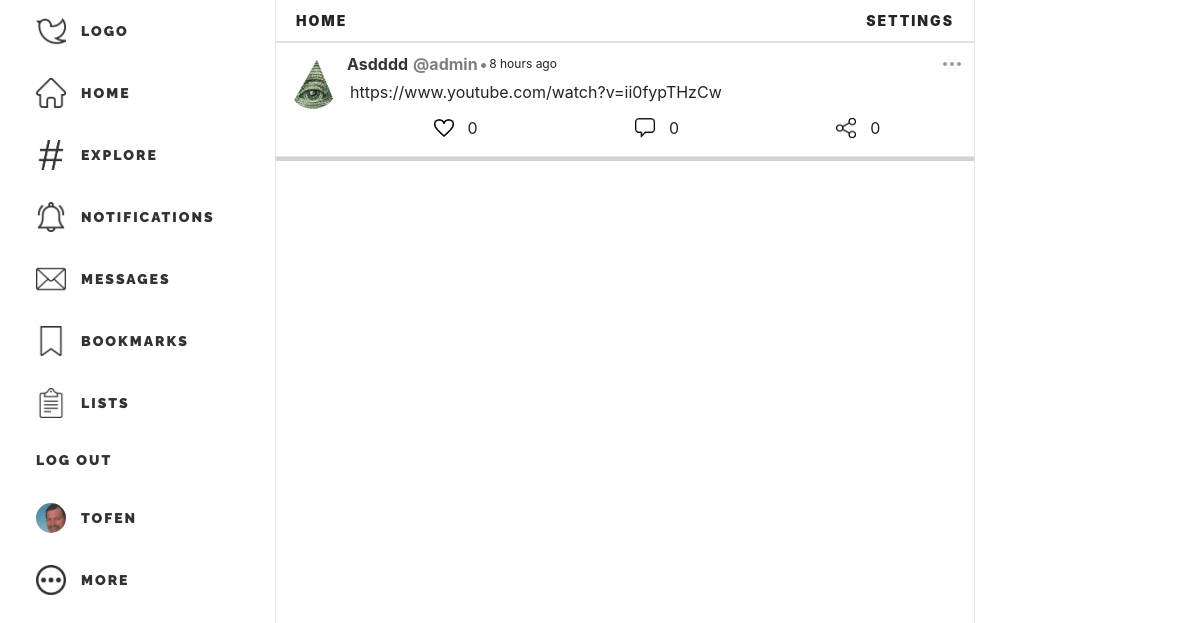
Screenshot of /post/detail/53/ (signed in) with the database file from the repository.
### users/models.py (models this page shows, shortened)
class Profile(models.Model):
    from django.core.validators import RegexValidator
    alphanumeric = RegexValidator(
        r'^[0-9a-zA-Z ]*$', 'Only alphanumeric characters are allowed.')
    letters = RegexValidator(r'^[a-zA-Z ]*$', 'Only letters are allowed.')
    user = models.OneToOneField(User, on_delete=models.CASCADE)
    join_timestamp = models.DateField()
    alias = models.CharField(max_length=50, blank=True,
                             validators=[alphanumeric])
    name = models.CharField(max_length=60, blank=True,
                            null=True, validators=[letters])
    profile_img = models.ImageField(
        default='default_profile_pic.jpg', upload_to='profile_pics')
    description = models.TextField(blank=True, max_length=300)
    following = models.ManyToManyField(
        User, related_name='followers', blank=True)

### post/models.py (models this page shows, shortened)
class Post(models.Model):
    content = models.TextField(max_length=300)
    author = models.ForeignKey(
        User, on_delete=models.CASCADE)
    timestamp = models.DateTimeField()
    parent = models.ForeignKey(
        'self', related_name='comments', on_delete=models.CASCADE, null=True, blank=True)
    likes = models.ManyToManyField(
        User, related_name='liked_posts', blank=True)
    snippet_length = 350
    def should_snippet(self):
        return len(self.content) > self.snippet_length

### post/views.py (the view)
# urls.py: path('detail/<int:pk>/', PostDetailView.as_view(), name='post_detail'),
class PostDetailView(DetailView):
    model = Post
    template_name = 'post/post_detail.html'
    def get_context_data(self, **kwargs):
        context = super(PostDetailView, self).get_context_data(**kwargs)
        post = self.object
        comments = Post.objects.filter(parent=kwargs.get('pk'))
        context['comments'] = comments
        return context

### post/templates/post/post_detail.html (shortened to what this page needs)
{% extends 'main/base.html' %}
{% load static %}
{% load crispy_forms_tags %}
{% load humanize %}
{% load js %}
{% block link%}
<link rel="stylesheet" href="{% static 'post/post_style.css'%}">
<link rel="stylesheet" href="{% static 'post/home_style.css'%}">
{% endblock%}
{% block content %}
<div id="posts" class="posts">
    {% include 'post/post_template.html' with post=post comments=comments user=user%}
{% endblock%}

### main/templates/main/base.html (shortened to what this page needs)
{% load static %}
<!DOCTYPE html>
<html lang="en">
<head>
    <link rel="stylesheet" href="https://stackpath.bootstrapcdn.com/bootstrap/4.4.1/css/bootstrap.min.css"
>
    <link rel="stylesheet" href="{% static 'main/base_style.css'%}">
    <link rel="stylesheet" href="{% static 'main/modal_style.css'%}">
    {% block link %}{% endblock %}
</head>
<body id="body">
    <nav class="nav-left">
        <div class="nav-left2">
            <ul class="links">
                <a href="/">
                    <li>
                        <div>
                            <img src="{% static 'main/images/twitter.png' %}" alt="twitter">
                            <p>Logo</p>
                        </div>
                    </li>
                </a>
                <a href="/">
                    <li>
                        <div>
                            <img src="{% static 'main/images/home.png' %}" alt="home">
                            <p>Home</p>
                        </div>
                    </li>
                </a>
                <a href="#">
                    <li>
                        <div>
                            <img src="{% static 'main/images/explore.png' %}" alt="explore">
                            <p>Explore</p>
                        </div>
                    </li>
                </a>
                <a href="#">
                    <li>
                        <div>
                            <img src="{% static 'main/images/notifications.png' %}" alt="notifications">
                            <p>Notifications</p>
                        </div>
                    </li>
                </a>
                <a href="#">
                    <li>
                        <div>
                            <img src="{% static 'main/images/messages.png' %}" alt="Messages">
                            <p>Messages</p>
                        </div>
                    </li>
                </a>
                <a href="#">
                    <li>
                        <div>
                            <img src="{% static 'main/images/bookmarks.png' %}" alt="Bookmarks">
                            <p>Bookmarks</p>
                        </div>
                    </li>
                </a>
                <a href="#">
                    <li>
                        <div>
                            <img src="{% static 'main/images/lists.png' %}" alt="Lists">
                            <p>Lists</p>
                        </div>
                    </li>
                </a>
                {% if user.is_authenticated %}
                <a href="{%url 'users:logout' %}">
                    <li>
                        <div>
                            <p>Log Out</p>
                        </div>
                    </li>
                </a>
                <a href="{%url 'users:profile' user.profile.id %}">
                    <li>
                        <div class="profile">
                            <img src="{{user.profile.profile_img.url}}" alt="{{user.username}}">
                            <p>{{user.username}}</p>
                        </div>
                    </li>
                </a>
                <a href="#">
                    <li>
                        <div>
                            <img src="{% static 'main/images/more.png' %}" alt="More">
                            <p>More</p>
                        </div>
                    </li>
                </a>
                {% endif %}
            </ul>
        </div>
    </nav>
    <main>
        <div class="page-title">
            <p>Home</p>
            <p>settings</p>
        </div>
        <div class="border"></div>
        {%block content%}{%endblock%}
    </main>
    <nav class="nav-right">
    </nav>
</body>
</html>

### post/templates/post/post_template.html (shortened to what this page needs)
{% load static %}
{% load crispy_forms_tags %}
{% load humanize %}
{% load js %}
<div class="post" id="post-{{post.id}}" href="{% url 'post:post_detail' post.id %}">
    <div class="left">
        <a href="{%url 'users:profile' post.author.profile.id %}">
            <img src="{{post.author.profile.profile_img.url}}" alt="{{post.author.username}}">
        </a>
    </div>
    <div class="right">
        <nav class="nav-top">
            <div class="info">
                <a class="alias"
                    href="{%url 'users:profile' post.author.profile.id %}">{{post.author.profile.alias}}</a>
                <p class="username">@{{post.author}}</p>
                <p class="timestamp-dot">•</p>
                <p class="timestamp">{{post.timestamp|naturaltime}}</p>
            </div>
            <div class="options" id="options-{{post.id}}">
                <div class="dots">
                    <div class=" dot1"></div>
                    <div class="dot2"></div>
                    <div class="dot3"></div>
                </div>
            </div>
        </nav>
        <div class="content">
            <div class="content mx-2 py-1 " id="content-div-{{post.id}}">
                {% if post.should_snippet %}
                <p id="content1-{{post.id}}">{{post.snippet}}</p>
                <p id="show-more">show more...</p>
                {% else %}
                <p id="content2-{{post.id}}">{{post.content}}</p>
                {%endif%}
            </div>
        </div>
        <nav class="nav-bot icon-set hover-set">
            <div class="like-div">
                <div class="like hover" id='like-{{post.id}}' method="POST" action="{%url 'post:post-like' post.id %}"
                    likes-count="{{post.likes.count}}" post_id={{post.id}} liked='false'>
                    <img src=" {% static 'main/images/like.png' %}" alt="like">
                </div>
                <p>{{post.likes.count}}</p>
            </div>
            <div class="comment">
                <div class="hover" id='comment-{{post.id}}' post_id={{post.id}}>
                    <img src="{% static 'main/images/comment.png' %}" alt="comment">
                </div>
                <p>{{post.comments.all.count}}</p>
            </div>
            <div class="share">
                <div class="hover" id='share-{{post.id}}' post_id={{post.id}}>
                    <img src="{% static 'main/images/share.png' %}" alt="share">
                </div>
                <p>0</p>
            </div>
    </div>
</div>
</div>

### main/static/main/base_style.css (style rules this page uses)
*,p { margin: 0px; padding: 0px; box-sizing: border-box; }
:root { overflow-x: hidden; }
main { min-height: 100vh; }
body { background-color: white; display: grid; grid-template-columns: 1fr 700px 1fr; grid-template-areas: "nav-left main nav-right" ; }
nav ul { height: fit-content; position: sticky; top: 0px; }
.nav-left { grid-area: nav-left; font-family: 'Raleway', sans-serif; filter: none; -webkit-filter: none; display: flex; justify-content: flex-end; }
.nav-left2 { padding-left: 20px; padding-right: 20px; height: auto; }
.nav-left .links { width: 235px; display: block; justify-content: space-around; }
.nav-left .links li { opacity: 0.8; list-style: none; padding: 4px; width: fit-content; }
.nav-left .links a { text-decoration: none; }
.nav-left .links div { position: relative; transition: all 0.2s ease-out; width: fit-content; height: fit-content; display: flex; padding: 12px; border-radius: 25px; }
.nav-left p { transition: all 0.3s ease-out; letter-spacing: 2px; font-size: 14px; font-weight: 900; align-self:center; text-transform: uppercase; color: black; margin: 0; padding: 0; }
.nav-left img { transition: 0.2s ease-in; width: 30px; height: 30px; margin-right: 15px; }
.nav-left .profile img { border-radius: 100%; object-fit: cover; background-color: white; }
.nav-right { grid-area: nav-right; font-family: 'Montserrat', sans-serif; }
.page-title { display: flex; justify-content: space-between; padding: 10px; padding-left: 20px; padding-right: 20px; }
.page-title p { letter-spacing: 2px; font-size: 14px; font-weight: 900; text-transform: uppercase; padding: 0; margin: 0; }
main { border-left: solid; border-right: solid; border-left-width:1px; border-right-width:1px; border-color: rgba(111, 111, 111,0.18); }
.icon-set img { padding: 5px; width: 30px; height: 30px; }
.hover-set .hover { transition: 0.2s ease-in; border-radius: 25px; padding: 5px; }

### post/static/post/post_style.css (style rules this page uses)
.posts { grid-area: posts; grid-row-start: 2; grid-column-start: 2; border-bottom: solid; border-bottom-width: 4px; border-color: rgba(111, 111, 111,0.3); }
.post { display: flex; padding:8px; border-bottom: solid; border-bottom-width: 1px; border-color: rgba(111, 111, 111,0.18); }
.post .left img { object-fit: cover; }
.post .nav-top { height: fit-content; width: 100%; font-weight: bold; display: flex; justify-content: space-between; align-items: center; }
.post .nav-top .info { display: flex; justify-content: center; align-items: center; }
.post .nav-top .alias { color: rgba(0,0, 0, .8); padding-left: 5px; padding-right: 5px; text-transform: capitalize; }
.post .nav-top .username { color: rgba(0,0, 0, .5); margin: 0; }
.timestamp { font-size: 12px; font-weight: lighter; margin: 0; vertical-align: unset; }
.timestamp-dot { margin: 0; color: rgba(0,0, 0, .5); margin-left: 2px; margin-right: 2px; }
.post .options { transition: all 0.3s ease-out; position: relative; padding: 5px; right: 0px; display: flex; }
.post .options .dots { display: flex; cursor: pointer; padding-top: 5px; padding-bottom: 5px; }
.post .options .dots div { width: 4px; height: 4px; margin: 1.5px; border-radius: 50%; background-color: rgb(153, 153, 153); }
.post .options { padding: 4px; }
.content p, .content a { word-break: break-all; margin-bottom: 0; }
.nav-bot { display: flex; justify-content: space-around; align-items: center; height: min-content; padding-left: 10px; padding-right: 10px; }
.nav-bot div { display: flex; border-radius: 25px; align-items: center; margin-right: 4px; }
.nav-bot p { margin: 0; align-items: center; }

### main/static/main/home_style.css (style rules this page uses)
.left { display: block; margin-top: 8px; margin-left: 4px; margin-right: 4px; height: auto; }
.right,.mid { width: 100%; height: min-content; display: block; }
.left img { object-fit: cover; background-color: white; border-radius: 100%; width: 50px; height: 50px; }

### rows the page displays
Post: author.profile.profile_img (picture), author.profile.alias "Asdddd", author "admin", timestamp "8 hours ago", content "https://www.youtube.com/watch?v=ii0fypTHzCw", likes.count "0", comments.all.count "0"

### other values shown
{{ user.username }} "TOFEN"
